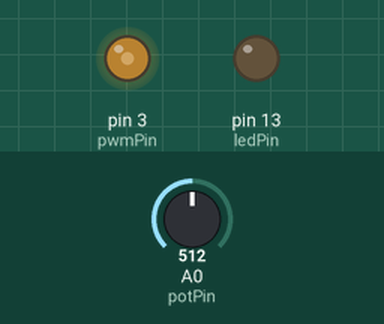
Bench run of a sketch on a simulated Arduino Uno, built with avr-gcc and run on an emulated ATmega328P. Parts: output pins drawn as LEDs (lit = HIGH). The test bench sets the inputs (shaded band); at power-on: A0 (potPin) = 512.

Above: at 1.2 s.
1.3 s: A0 (potPin) set to 716
At 1.8 s:
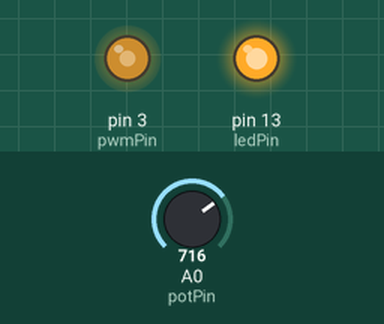
2.8 s: A0 (potPin) set to 1023
At 4.0 s:
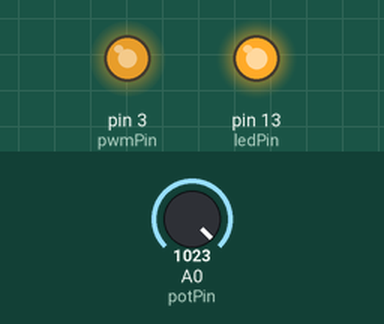
4.3 s: A0 (potPin) set to 306
At 5.3 s:
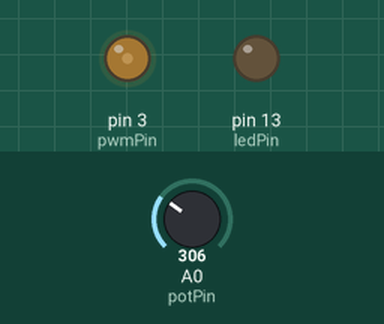
5.8 s: A0 (potPin) set to 0
At 6.4 s:
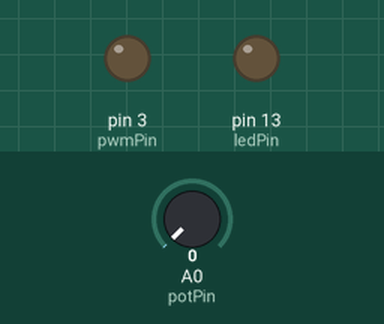
7.3 s: A0 (potPin) set to 511
At 8.7 s:
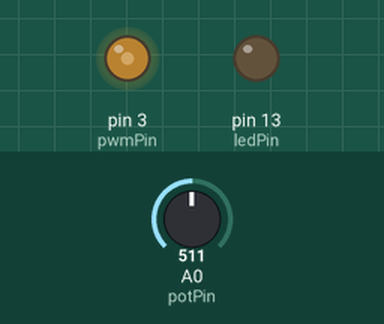
Timing chart, 0 to 9.8 s (numbered marks = the images above; inputs shaded):
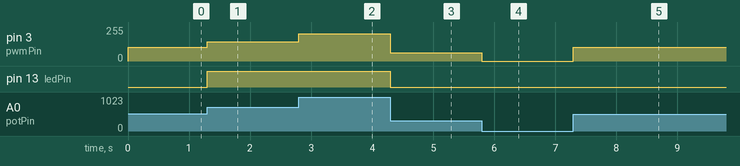

Measured:
- after the input at 1.3 s, pin 3 (pwmPin): 102/255 → 143/255 at once; pin 13 (ledPin): LOW → HIGH at once
- after the input at 2.8 s, pin 3 (pwmPin): 143/255 → 204/255 at once
- after the input at 4.3 s, pin 3 (pwmPin): 204/255 → 61/255 at once; pin 13 (ledPin): HIGH → LOW at once
- after the input at 5.8 s, pin 3 (pwmPin): 61/255 → 0/255 at once
- after the input at 7.3 s, pin 3 (pwmPin): 0/255 → 102/255 at once

The sketch:

PWM.ino
```cpp
int potPin =  A0;
int pwmPin =3;
int ledPin= 13;

void setup()
{
 pinMode(ledPin, OUTPUT);
 pinMode(pwmPin, OUTPUT);
 pinMode(potPin, INPUT);
 }

void loop()
{
 float val = (analogRead(potPin) /5);    //read the pot value to 0-255
 analogWrite(pwmPin, val);   // Gives the pwm as the pot value}


 if(val>128){
 digitalWrite(ledPin,HIGH);}
 else
 {
  digitalWrite(ledPin,LOW);
  }

}
```
